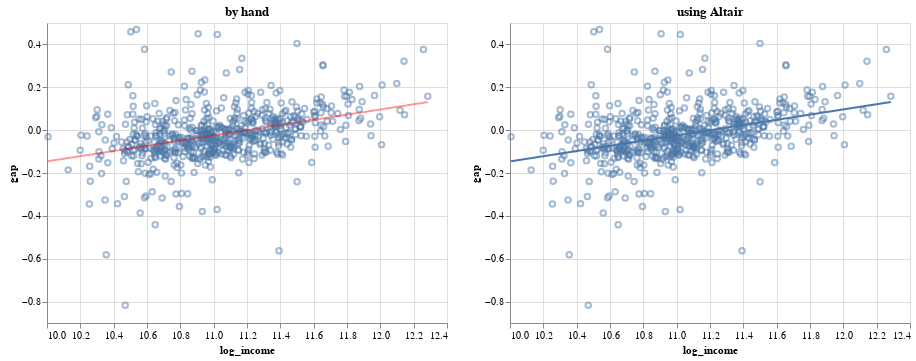

The notebook cell saved with this chart:
### Code cell
(points + line).properties(title = 'by hand') | (points.transform_regression('log_income', 'gap').mark_line() + points).properties(title = 'using Altair')

### Figure 1 — Vega-Lite specification as saved in the notebook (floating-point values rounded to 4 significant figures; data arrays with more than 128 entries replaced by an {"elided": "..."} marker saying what was removed)
{"config": {"view": {"continuousWidth": 400, "continuousHeight": 300}}, "hconcat": [{"layer": [{"data": {"name": "data-2927f12d98bf0f64f4263e0fd1298fe6"}, "mark": {"type": "point", "opacity": 0.5}, "encoding": {"x": {"type": "quantitative", "field": "log_income", "scale": {"zero": false}}, "y": {"type": "quantitative", "field": "gap"}}}, {"data": {"name": "data-522a47a6fc04ab9d63ce3d6e53ea84ca"}, "mark": {"type": "line", "color": "red", "opacity": 0.4}, "encoding": {"x": {"type": "quantitative", "field": "log_income"}, "y": {"type": "quantitative", "field": "gap"}}}], "title": "by hand"}, {"layer": [{"mark": "line", "encoding": {"x": {"type": "quantitative", "field": "log_income", "scale": {"zero": false}}, "y": {"type": "quantitative", "field": "gap"}}, "transform": [{"on": "log_income", "regression": "gap"}]}, {"mark": {"type": "point", "opacity": 0.5}, "encoding": {"x": {"type": "quantitative", "field": "log_income", "scale": {"zero": false}}, "y": {"type": "quantitative", "field": "gap"}}}], "data": {"name": "data-2927f12d98bf0f64f4263e0fd1298fe6"}, "title": "using Altair"}], "$schema": "https://vega.github.io/schema/vega-lite/v4.8.1.json", "datasets": {"data-2927f12d98bf0f64f4263e0fd1298fe6": {"elided": "625 records"}, "data-522a47a6fc04ab9d63ce3d6e53ea84ca": {"elided": "500 records"}}}
